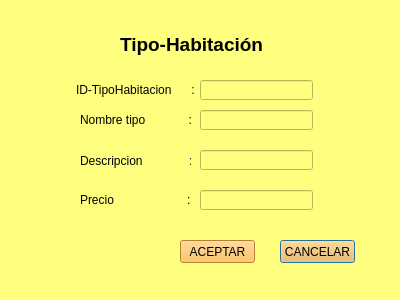
<?xml version="1.0" encoding="UTF-8"?>
<ui version="4.0">
 <class>gui_tipo_habitacion</class>
 <widget class="QDialog" name="gui_tipo_habitacion">
  <property name="geometry">
   <rect>
    <x>0</x>
    <y>0</y>
    <width>400</width>
    <height>300</height>
   </rect>
  </property>
  <property name="windowTitle">
   <string>Dialog</string>
  </property>
  <property name="styleSheet">
   <string notr="true">background-color: rgb(255, 255, 127);</string>
  </property>
  <widget class="QLabel" name="label">
   <property name="geometry">
    <rect>
     <x>120</x>
     <y>29</y>
     <width>201</width>
     <height>31</height>
    </rect>
   </property>
   <property name="font">
    <font>
     <pointsize>14</pointsize>
     <weight>75</weight>
     <bold>true</bold>
    </font>
   </property>
   <property name="text">
    <string>Tipo-Habitación</string>
   </property>
  </widget>
  <widget class="QLabel" name="label_2">
   <property name="geometry">
    <rect>
     <x>76</x>
     <y>80</y>
     <width>121</width>
     <height>20</height>
    </rect>
   </property>
   <property name="text">
    <string>ID-TipoHabitacion      :</string>
   </property>
  </widget>
  <widget class="QLabel" name="label_3">
   <property name="geometry">
    <rect>
     <x>80</x>
     <y>110</y>
     <width>111</width>
     <height>20</height>
    </rect>
   </property>
   <property name="text">
    <string>Nombre tipo             :</string>
   </property>
  </widget>
  <widget class="QLabel" name="label_4">
   <property name="geometry">
    <rect>
     <x>80</x>
     <y>190</y>
     <width>111</width>
     <height>20</height>
    </rect>
   </property>
   <property name="text">
    <string>Precio                      :</string>
   </property>
  </widget>
  <widget class="QLineEdit" name="IDTIPOlineEdit">
   <property name="geometry">
    <rect>
     <x>200</x>
     <y>80</y>
     <width>113</width>
     <height>20</height>
    </rect>
   </property>
   <property name="readOnly">
    <bool>true</bool>
   </property>
  </widget>
  <widget class="QLineEdit" name="NOMBRETIPOlineEdit_4">
   <property name="geometry">
    <rect>
     <x>200</x>
     <y>110</y>
     <width>113</width>
     <height>20</height>
    </rect>
   </property>
  </widget>
  <widget class="QPushButton" name="pushButton">
   <property name="geometry">
    <rect>
     <x>280</x>
     <y>240</y>
     <width>75</width>
     <height>23</height>
    </rect>
   </property>
   <property name="styleSheet">
    <string notr="true">background-color: rgb(255, 184, 62);</string>
   </property>
   <property name="text">
    <string>CANCELAR</string>
   </property>
  </widget>
  <widget class="QLineEdit" name="DESTIPOlineEdit_3">
   <property name="geometry">
    <rect>
     <x>200</x>
     <y>150</y>
     <width>113</width>
     <height>20</height>
    </rect>
   </property>
   <property name="styleSheet">
    <string notr="true"/>
   </property>
   <property name="frame">
    <bool>true</bool>
   </property>
  </widget>
  <widget class="QLineEdit" name="PRECIOTIPOlineEdit_2">
   <property name="geometry">
    <rect>
     <x>200</x>
     <y>190</y>
     <width>113</width>
     <height>20</height>
    </rect>
   </property>
  </widget>
  <widget class="QLabel" name="label_5">
   <property name="geometry">
    <rect>
     <x>80</x>
     <y>150</y>
     <width>111</width>
     <height>21</height>
    </rect>
   </property>
   <property name="text">
    <string>Descripcion              :</string>
   </property>
  </widget>
  <widget class="QPushButton" name="pushButton_2">
   <property name="geometry">
    <rect>
     <x>180</x>
     <y>240</y>
     <width>75</width>
     <height>23</height>
    </rect>
   </property>
   <property name="styleSheet">
    <string notr="true">background-color: rgb(255, 184, 62);</string>
   </property>
   <property name="text">
    <string>ACEPTAR</string>
   </property>
  </widget>
 </widget>
 <resources/>
 <connections/>
</ui>
